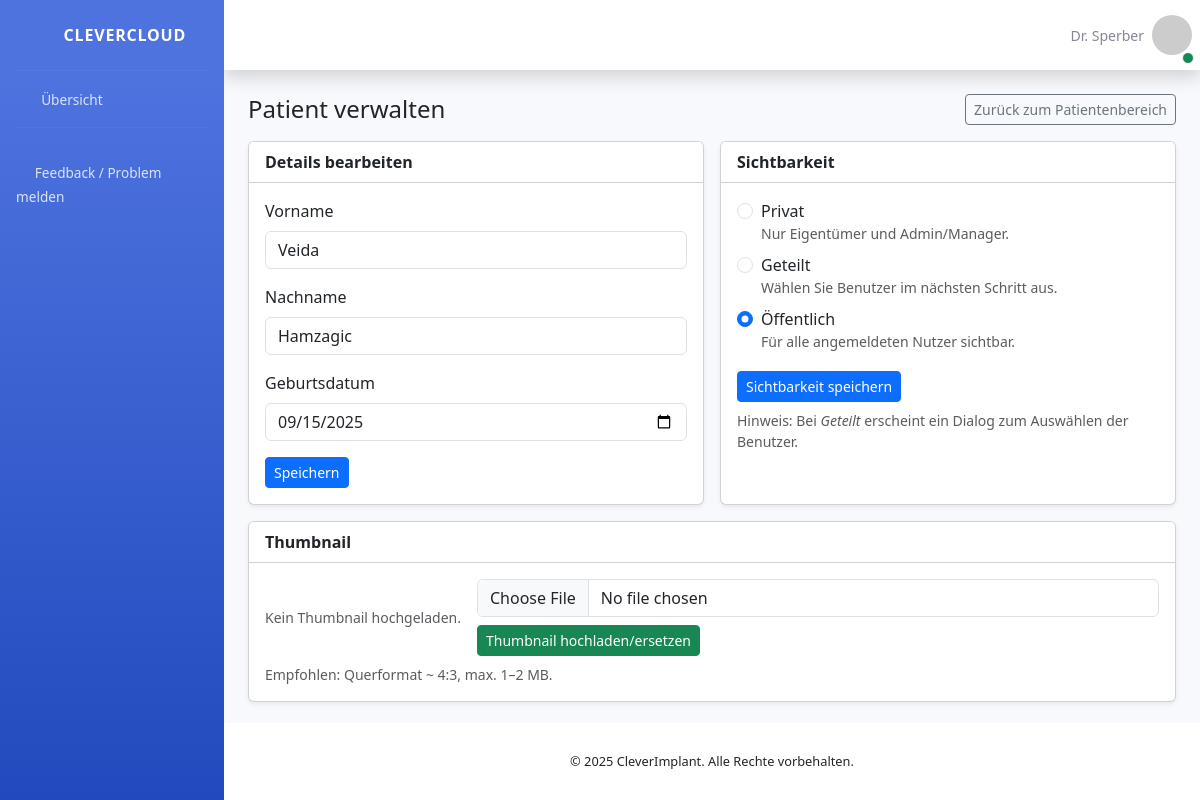
The page /patient/20/settings/ (signed in) on the database its author committed.
### SmileHealth/models.py (models this page shows, shortened)
class Patient(models.Model):
    class Visibility(models.TextChoices):
        PRIVATE = "PRIVATE", "Privat"                      # owner (+ admins)
        SHARED = "SHARED", "Geteilt (ausgewählte Nutzer)"  # owner + shared_with (+ admins)
        PUBLIC_ORG = "PUBLIC_ORG", "Öffentlich (Organisation)"  # alle eingeloggten Nutzer (+ admins)
    ptnName = models.CharField(max_length=100)
    ptnLastname = models.CharField(max_length=100)
    ptnDOB = models.DateField()
    usrID = models.ForeignKey(User, on_delete=models.CASCADE, related_name='patients')
    thumbnail = models.ImageField(upload_to='patient_thumbs/', blank=True, null=True)
    shared_with = models.ManyToManyField(User, related_name='shared_patients', blank=True)
    visibility = models.CharField(
        max_length=20,
        choices=Visibility.choices,
        default=Visibility.PUBLIC_ORG,  # was PRIVATE
        db_index=True,
    )
    objects = PatientManager()  # <-- attach the custom manager

### SmileHealth/views.py (the view, shortened to what this page needs)
# urls.py: path('patient/<int:patient_id>/settings/', views.patient_manage, name='patient_manage'),
@login_required
def patient_manage(request, patient_id):
    patient = get_object_or_404(Patient, id=patient_id)
    users = User.objects.exclude(id=request.user.id)
    return render(request, 'patient_manage.html', {
        'patient': patient,
        'users': users,
        'can_edit': _can_edit_patient(request.user, patient),
    })

### SmileHealth/context_processors.py (called while the page is built)
def user_avatar(request):
    if not request.user.is_authenticated:
        return {}
    profile, _ = Profile.objects.get_or_create(user=request.user)
    return {"avatar": profile}

### SmileHealth/models.py (called while the page is built)
    def get_queryset(self):
        return PatientQuerySet(self.model, using=self._db)

### SmileHealth/views.py (called while the page is built)
def _is_admin(user):
    return user.is_superuser or user.is_staff

def _can_edit_patient(user, patient):
    return _is_admin(user) or (patient.usrID_id == user.id)

### SmartCloud/templates/patient_manage.html (shortened to what this page needs)
{% extends 'base.html' %}
{% block content %}
<div class="container mt-4">
  <div class="d-flex align-items-center justify-content-between mb-3">
    <h2 class="h4 mb-0">Patient verwalten</h2>
    <a href="{% url 'patientImage' patient.id %}" class="btn btn-outline-secondary btn-sm">Zurück zum Patientenbereich</a>
  </div>
  <div class="row g-3">
    <div class="col-12 col-lg-6">
      <div class="card shadow-sm h-100">
        <div class="card-header bg-white"><strong>Details bearbeiten</strong></div>
        <div class="card-body">
          <form method="POST" action="{% url 'patient_manage' patient.id %}">
            <div class="mb-3">
              <label class="form-label">Vorname</label>
              <input type="text" name="ptnName" class="form-control" value="{{ patient.ptnName }}" {% if not can_edit %}disabled{% endif %} required>
            </div>
            <div class="mb-3">
              <label class="form-label">Nachname</label>
              <input type="text" name="ptnLastname" class="form-control" value="{{ patient.ptnLastname }}" {% if not can_edit %}disabled{% endif %} required>
            </div>
            <div class="mb-3">
              <label class="form-label">Geburtsdatum</label>
              <input type="date" name="ptnDOB" class="form-control" value="{{ patient.ptnDOB|date:'Y-m-d' }}" {% if not can_edit %}disabled{% endif %} required>
            </div>
            {% if can_edit %}
            <button type="submit" class="btn btn-primary btn-sm">Speichern</button>
            {% endif %}
          </form>
        </div>
      </div>
    </div>
    <div class="col-12 col-lg-6">
      <div class="card shadow-sm h-100">
        <div class="card-header bg-white"><strong>Sichtbarkeit</strong></div>
        <div class="card-body">
          <form id="visibilityForm" method="POST" action="{% url 'patient_manage' patient.id %}">
            <div class="form-check">
              <input class="form-check-input" type="radio" name="visibility" id="vis_private" value="PRIVATE"
                     {% if patient.visibility == 'PRIVATE' %}checked{% endif %} {% if not can_edit %}disabled{% endif %}>
              <label class="form-check-label" for="vis_private">
                Privat <small class="text-muted d-block">Nur Eigentümer und Admin/Manager.</small>
              </label>
            </div>
            <div class="form-check mt-2">
              <input class="form-check-input" type="radio" name="visibility" id="vis_shared" value="SHARED"
                     {% if patient.visibility == 'SHARED' %}checked{% endif %} {% if not can_edit %}disabled{% endif %}>
              <label class="form-check-label" for="vis_shared">
                Geteilt <small class="text-muted d-block">Wählen Sie Benutzer im nächsten Schritt aus.</small>
              </label>
            </div>
            <div class="form-check mt-2">
              <input class="form-check-input" type="radio" name="visibility" id="vis_public" value="PUBLIC_ORG"
                     {% if patient.visibility == 'PUBLIC_ORG' %}checked{% endif %} {% if not can_edit %}disabled{% endif %}>
              <label class="form-check-label" for="vis_public">
                Öffentlich <small class="text-muted d-block">Für alle angemeldeten Nutzer sichtbar.</small>
              </label>
            </div>
            {% if can_edit %}
            <button id="btnSaveVisibility" type="submit" class="btn btn-primary btn-sm mt-3">Sichtbarkeit speichern</button>
            {% endif %}
            <div class="form-text mt-2">
              Hinweis: Bei <em>Geteilt</em> erscheint ein Dialog zum Auswählen der Benutzer.
            </div>
          </form>
        </div>
      </div>
    </div>
    <div class="col-12">
      <div class="card shadow-sm">
        <div class="card-header bg-white"><strong>Thumbnail</strong></div>
        <div class="card-body">
          <div class="row g-3 align-items-center">
            <div class="col-auto">
              {% if patient.thumbnail %}
                <img src="{{ patient.thumbnail.url }}" alt="Aktuelles Thumbnail" style="width:120px; height:80px; object-fit:cover; border-radius:6px;">
              {% else %}
                <div class="text-muted small">Kein Thumbnail hochgeladen.</div>
              {% endif %}
            </div>
            <div class="col">
              <form method="POST" enctype="multipart/form-data" action="{% url 'patient_manage' patient.id %}">
                <div class="mb-2">
                  <input type="file" name="thumbnail" accept="image/*" class="form-control" {% if not can_edit %}disabled{% endif %} required>
                </div>
                {% if can_edit %}
                <button type="submit" class="btn btn-success btn-sm">Thumbnail hochladen/ersetzen</button>
                {% endif %}
              </form>
            </div>
          </div>
          <div class="form-text mt-2">Empfohlen: Querformat ~ 4:3, max. 1–2 MB.</div>
        </div>
      </div>
    </div>
  </div>
</div>
{% endblock %}

### SmartCloud/templates/partials/topbar.html (shortened to what this page needs)
{% load static %}
<nav class="navbar navbar-expand navbar-light bg-white topbar mb-4 static-top shadow">
  <ul class="navbar-nav ml-auto">
    <li class="nav-item dropdown no-arrow">
      <a class="nav-link dropdown-toggle" href="#" id="userDropdown" role="button"
         data-toggle="dropdown" aria-haspopup="true" aria-expanded="false">
        <span class="position-absolute bottom-0 end-0 translate-middle p-1 bg-success border border-light rounded-circle"
              style="width:12px; height:12px;">
        </span>
        <span class="mr-2 d-none d-lg-inline text-gray-600 small">
          {{ user.first_name|default:user.username }}
        </span>
        <img class="img-profile rounded-circle"
             src="{% if avatar and avatar.avatar_url %}{{ avatar.avatar_url }}{% else %}https://i.pravatar.cc/150?img=1{% endif %}"
             onerror="this.onerror=null; this.src='https://i.pravatar.cc/150?img=1';"
             alt="Profilbild"
             style="width:40px; height:40px;" />
      </a>
    </li>
  </ul>
</nav>

### rows shown on the page
Patient: ptnName "Veida", ptnLastname "Hamzagic", ptnDOB "09/15/2025", visibility "☐ Privat Nur Eigentümer und Admi", visibility "☐ Geteilt Wählen Sie Benutzer im", visibility "☑ Öffentlich Für alle angemeldet"

### other values the page prints
{{ user.first_name|default:user.username }} "Dr. Sperber"
